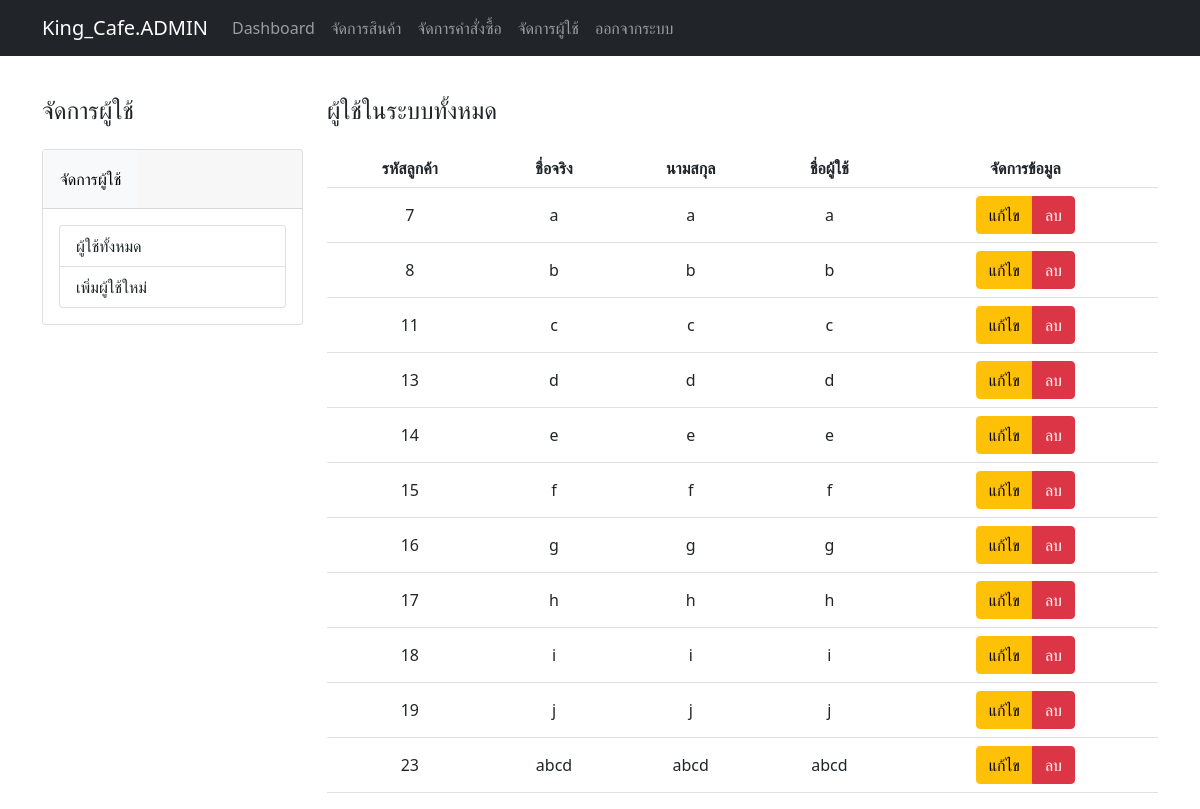
The app's page /Cafe/admin/user.php (signed in), older data.
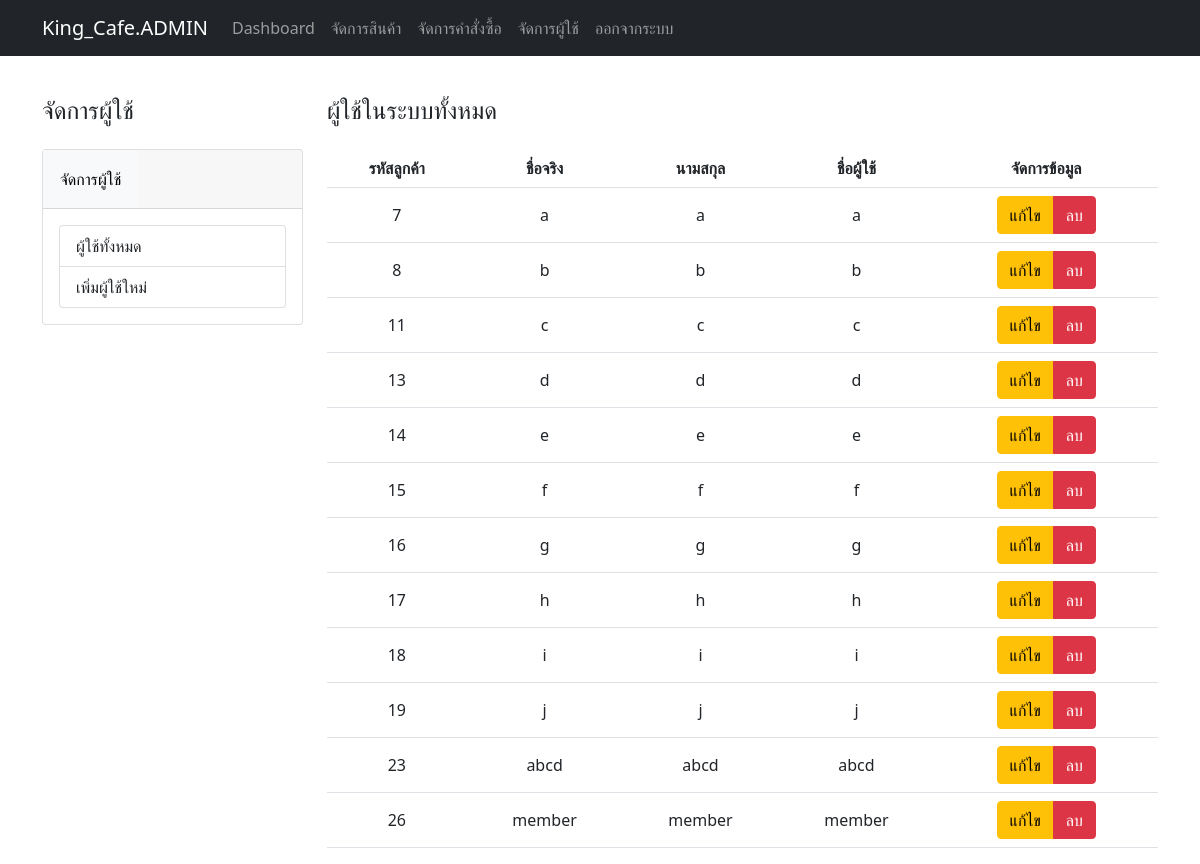
The same page, newer data.
### tables this page shows
CREATE TABLE `customer` (
  `c_id` int(11) NOT NULL,
  `fname` varchar(99) NOT NULL,
  `lname` varchar(88) NOT NULL,
  `username` varchar(99) NOT NULL,
  `password` varchar(99) NOT NULL
);

### Cafe/admin/user.php (the view, shortened to what this page needs)
<?php
    include'assets/php/connect.php';
    ?>
<html>
<head>
    <link rel="stylesheet" href="assets/css/console.css">
    <link rel="stylesheet" href="https://stackpath.bootstrapcdn.com/bootstrap/5.0.0-alpha2/css/bootstrap.min.css">
</head>
<body>
<?php require_once 'assets/navbar.php'?>
<div class="container">
    <div class="row">
        <div class="col-lg-3">
            <h4 class="my-4" style="margin-top:6.0rem!important;">จัดการผู้ใช้</h4>
            <div class="accordion" id="accordionExample">
                <div class="card">
                    <div class="card-header p-0" id="headingOne">
                        <h2 class="mb-0">
                            <button class="btn btn-light btn-block text-left p-3 rounded-0" type="button" data-toggle="collapse" data-target="#collapseOne" aria-expanded="true" aria-controls="collapseOne">
                                จัดการผู้ใช้
                            </button>
                        </h2>
                    </div>
                    <div id="collapseOne" class="collapse show" aria-labelledby="headingOne" data-parent="#accordionExample">
                        <div class="card-body">
                            <div class="list-group">
                                <a href="user.php" class="list-group-item">ผู้ใช้ทั้งหมด</a>
                                <a href="add_user.php" class="list-group-item">เพิ่มผู้ใช้ใหม่</a>
                            </div>
                        </div>
                    </div>
                </div>
            </div>
        </div>
        <div class="col-lg-9">
            <h4 class="my-4" style="margin-top:6.0rem!important;">ผู้ใช้ในระบบทั้งหมด</h4>
            <table class="table table-hover">
                <tr align="center">
                    <th>รหัสลูกค้า</th>
                    <th>ชื่อจริง</th>
                    <th>นามสกุล</th>
                    <th>ชื่อผู้ใช้</th>
                    <th>จัดการข้อมูล</th>
                </tr>
                <?php
                $sql = "select * from customer";
                $query = $con->query($sql);
                while($rs = $query->fetch_assoc()):
                ?>
                <tr align="center" valign="middle">
                    <td><?php echo $rs['c_id'] ?></td>
                    <td><?php echo $rs['fname'] ?></td>
                    <td><?php echo $rs['lname'] ?></td>
                    <td><?php echo $rs['username'] ?></td>
                    <td>
                        <div class="btn-toolbar" role="toolbar" aria-label="Toolbar with button groups" style="justify-content: center;">
                            <div class="btn-group mr-2" role="group" aria-label="First group" style="text-align: center">
                                <a href="edit_user.php?c_id=<?php echo $rs['c_id'] ?>"  class="btn btn-warning">แก้ไข</a>
                                <a href="assets/php/del_user.php?c_id=<?php echo $rs['c_id'] ?>" class="btn btn-danger">ลบ</a>
                            </div>
                        </div>
                    </td>
                </tr>
                <?php
                endwhile;
                ?>
            </table>
        </div>
    </div>
</div>
</body>
</html>

Row changes from the older to the newer data that the page shows:
added customer: c_id "26", fname "member", lname "member", username "member"
